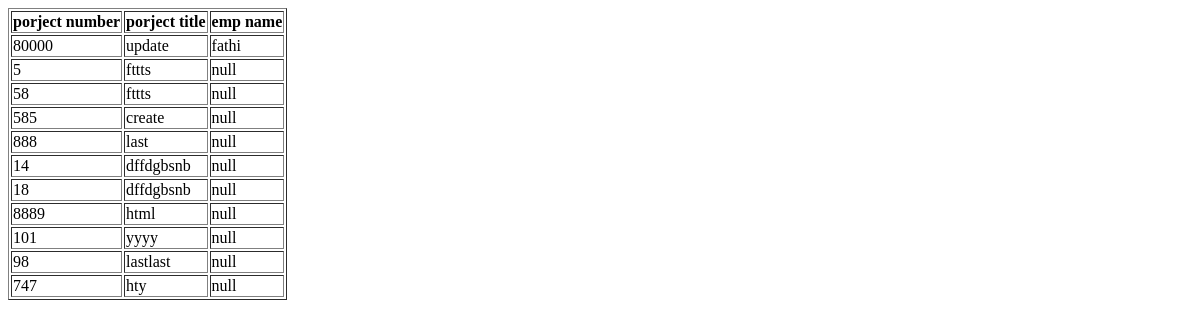
The page /listall on the database as committed earlier.
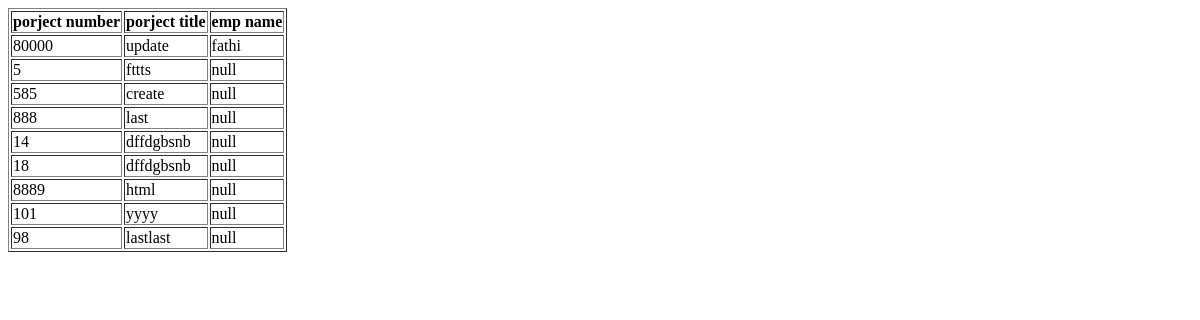
The same page on the database as committed later.
### company/models.py (models this page shows)
class project(models.Model):
    p_number=models.IntegerField(unique=True,null=True)
    title=models.CharField(max_length=100,default="")
    emp_id = models.ForeignKey(emp,on_delete=models.CASCADE, null=True)

class emp(models.Model):
    emp_name=models.CharField(max_length=100,default="")
    emp_number=models.IntegerField(unique=True, null=True)
    car_id = models.ForeignKey(cars,on_delete=models.CASCADE,null=True )

### company/views.py (the view)
# urls.py: path('listall',views.listall.as_view()),
class listall(ListView):
    model=project

### company/templates/company/project_list.html (shortened to what this page needs)
<!DOCTYPE html>
<html lang="en">
<head>
</head>
<body>
    <table border="1">
        <tr>
            <th>porject number</th>
            <th> porject title</th>
            <th> emp name</th>
        </tr>
        {% for p in object_list %}
                    <tr>
                        <td>{{p.p_number}}</td>
                        <td>{{p.title}}</td>
                        {% if p.emp_id.emp_name == false %}
                            <td> null</td>
                        {% else %}
                            <td>{{p.emp_id.emp_name}}</td>
                        {% endif %}
                    </tr>
            {% endfor %}
    </table>
</body>
</html>

Rows that differ between the two databases and show on the page:
removed project: p_number "58", title "fttts", shows "null"
removed project: p_number "747", title "hty", shows "null"
